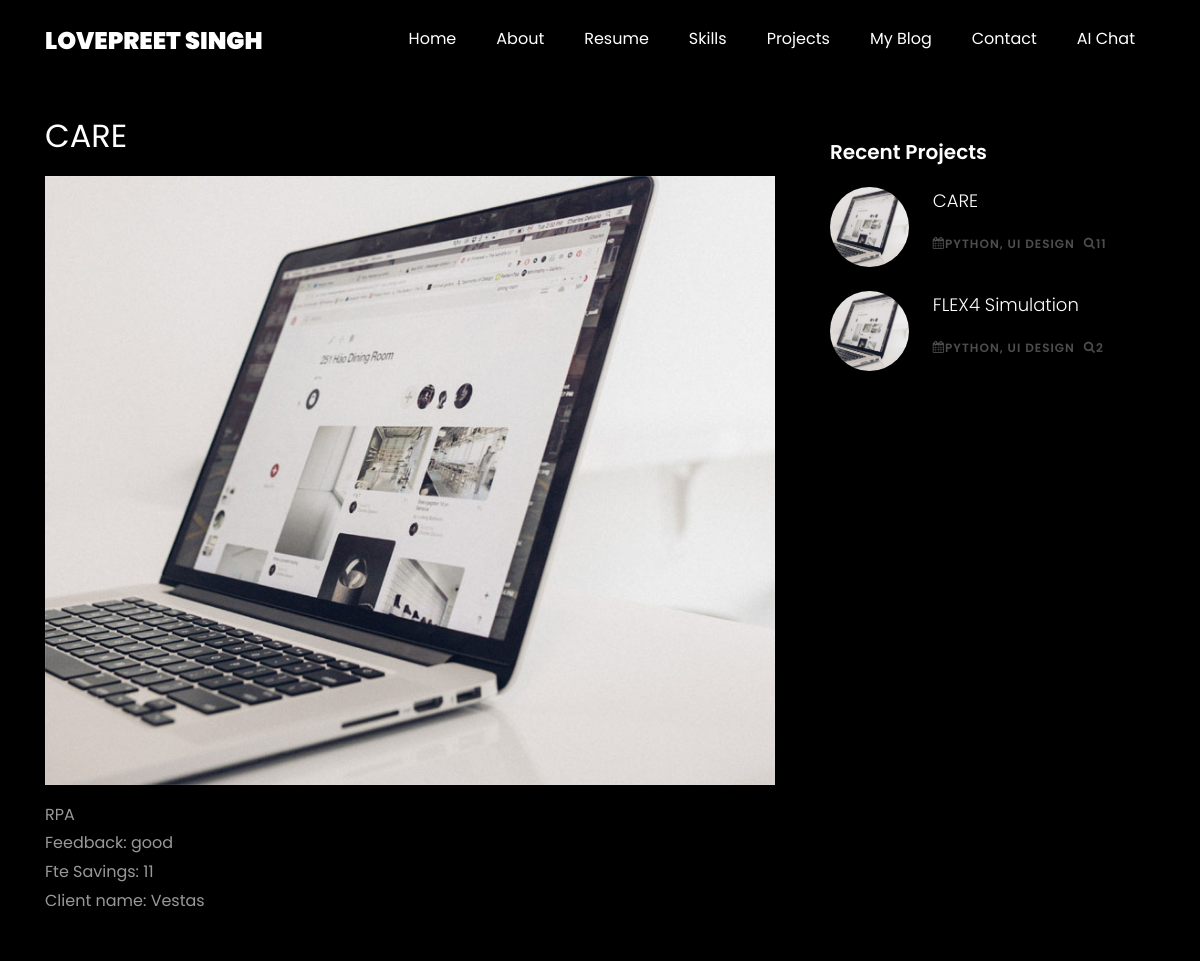
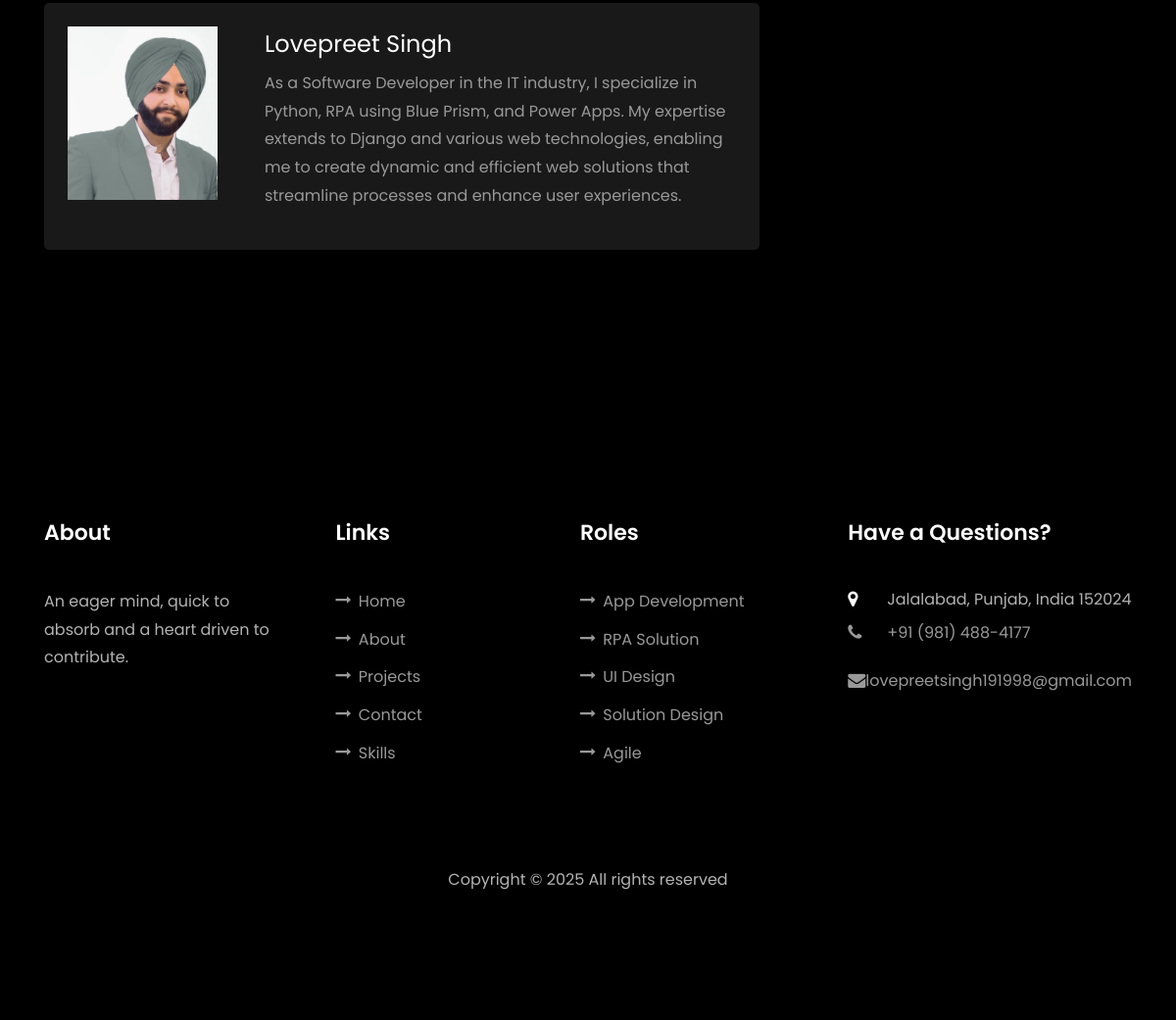
Screenshot of /project/2/ with the database file from the repository (2 pictures, top to bottom).
### home/models.py (models this page shows, shortened)
class Project(models.Model):
    name = models.CharField(max_length=100)
    description = models.TextField()
    technologies_used = models.CharField(max_length=200)
    fte_savings = models.PositiveIntegerField()
    feedback = models.TextField()
    projectimgurl= models.CharField(max_length=255,unique=False,default="images/image_2.jpg")
    client_name = models.CharField(max_length=100)
    client_email = models.EmailField()
    client_phone = models.CharField(max_length=20)

### home/views.py (the view)
# urls.py: path('project/<int:project_id>/', views.project_detail, name='project_detail'),
def project_detail(request, project_id):
    project = get_object_or_404(Project, pk=project_id)
    projects =  Project.objects.order_by('name')[:5]
    return render(request, 'project.html', {'project': project,'projects':projects})

### templates/project.html
{% extends "base.html" %}
{% load static %}
{% block body %}
    <section class="ftco-section">
      <div class="container">
        <div class="row">
          <div class="col-lg-8 ftco-animate">
            <h2 class="mb-3">{{ project.name }}</h2>
            <p>
              <img src="{% static project.projectimgurl %}" alt="" class="img-fluid">
            </p>
            {{ project.description|safe }}
            <DIV>Feedback: {{ project.feedback|safe }}</DIV>
            <DIV>Fte Savings: {{ project.fte_savings|safe }}</DIV>
            <DIV>Client name: {{ project.client_name|safe }}</DIV>
          <div class="tag-widget post-tag-container mb-5 mt-5">
            <div class="about-author d-flex p-4 bg-dark">
              <div class="bio mr-5">
                <img src="{% static 'images/about.jpg' %}" alt="Image placeholder" class="img-fluid mb-4">
              </div>
              <div class="desc">
                <h3>Lovepreet Singh</h3>
                <p>As a Software Developer in the IT industry, I specialize in Python, RPA using Blue Prism, and Power Apps. My expertise extends to Django and various web technologies, enabling me to create dynamic and efficient web solutions that streamline processes and enhance user experiences.</p>
              </div>
            </div>
            </div>
          </div>
          <div class="col-lg-4 sidebar ftco-animate">
          <div class="sidebar-box ftco-animate">
            <h3 class="heading-sidebar">Recent Projects</h3>
            {% for p in projects %}
            <div class="block-21 mb-4 d-flex">
              <a class="blog-img mr-4" style="background-image: url('{% static p.projectimgurl %}');"></a>
              <div class="text">
                <h3 class="heading"><a href="{% url 'project_detail' p.id %}">{{ p.name }}</a></h3>
                <div class="meta">
                  <div><a href="{% url 'project_detail' p.id %}"><span class="icon-calendar"></span>{{ p.technologies_used }}</a></div>
                  <div><a href="{% url 'project_detail' p.id %}"><span class="icon-search"></span>{{ p.fte_savings }}</a></div>
                </div>
              </div>
            </div>
            {% endfor %}
          </div>
        </div>
        </div>
      </div>
    </section>
    {% endblock body %}

### static/css/icomoon.css (style rules this page uses)
[class^="icon-"], [class*=" icon-"] { font-family: 'icomoon' !important; speak: none; font-style: normal; font-weight: normal; font-variant: normal; text-transform: none; line-height: 1; -webkit-font-smoothing: antialiased; -moz-osx-font-smoothing: grayscale; }
.icon-search:before { content: "\f002"; }
.icon-calendar:before { content: "\f073"; }

### rows the page displays
Project: name "CARE", projectimgurl (picture), description "RPA", feedback "good", fte_savings "11", client_name "Vestas", technologies_used "PYTHON, UI DESIGN"
Project: projectimgurl (picture), name "FLEX4 Simulation", technologies_used "PYTHON, UI DESIGN", fte_savings "2"
